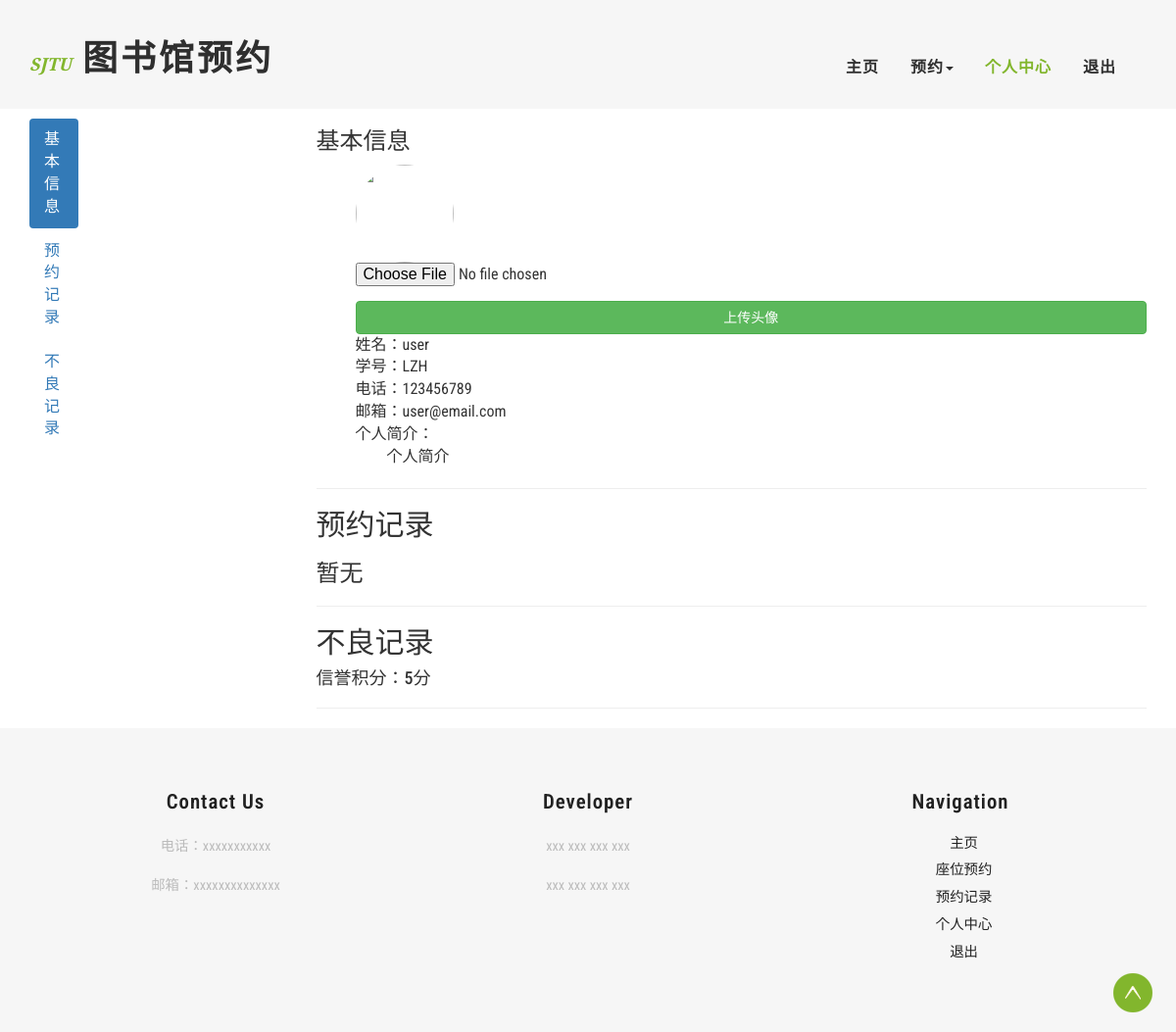
Screenshot of /center/personal_center/ (signed in) with the database file from the repository.
### Account_App/models.py (models this page shows, shortened)
class UserProf(models.Model):
    user = models.OneToOneField(User, on_delete=models.CASCADE)
    icon = models.ImageField(upload_to='icon', default='static/image/zhangzhe.jpg')  # 头像(有默认头像)
    credit = models.PositiveIntegerField(default=5)  # 信誉度
    introduction = models.TextField(default="个人简介")  # 个人简介
    name = models.CharField(default="user", max_length=20)  # 姓名
    student_number = models.CharField(max_length=12)  # 学号
    mailbox = models.EmailField(default="user@email.com")  # 邮箱
    phone_number = models.CharField(max_length=11)  # 电话号码
    record_id = models.TextField(editable=False)  # 预约记录
    phone = models.CharField(max_length=20, null=True)  # 电话
    class Meta:
        db_table = 'userprof'

### Center_App/views.py (the view)
# urls.py: path('personal_center/', views.personal_center, name='personal_center'),
def personal_center(request):
    try:
        user_id = request.session.get('user_id')*1
    except Exception:
        return redirect(reverse('account:user_login'))
    user_id = request.session.get('user_id')
    userprof = UserProf.objects.get(user_id=user_id)
    print(type(user_id))
    icon = userprof.icon
    if request.method == 'POST':
        icon = request.FILES.get('icon')
        userprof.icon = icon
        userprof.save()
    data = {
        'icon': '../../static/uploads/' + userprof.icon.url,
        'name': userprof.name,
        'student_number': userprof.student_number,
        'phone_number': userprof.phone_number,
        'mailbox': userprof.mailbox,
        'introduction': userprof.introduction,
        'record_id_new': None,  # 待完成
        'credit': userprof.credit
    }
    return render(request, 'main/personal_center.html', context=data)

### templates/main/personal_center.html (shortened to what this page needs)
{% extends 'base_main.html' %}
{% load static %}
{% block header %}
    <div class="banner">
        <div class="header">
            <div class="container">
                <div class="header-left">
                    <div class="w3layouts-logo">
                        <h1>
                            <a href="{% url 'center:homepage' %}"><span>SJTU</span> 图书馆预约 </a>
                        </h1>
                    </div>
                </div>
                <div class="header-right">
                    <div class="w3-header-bottom">
                        <div class="top-nav">
                            <nav class="navbar navbar-default">
                                <div class="collapse navbar-collapse" id="bs-example-navbar-collapse-1">
                                    <ul class="nav navbar-nav">
                                        <li><a href="{% url 'center:homepage' %}">主页</a></li>
                                        <li class=""><a href="#" class="dropdown-toggle hvr-bounce-to-bottom"
                                                        data-toggle="dropdown" role="button" aria-haspopup="true"
                                                        aria-expanded="false">预约<span class="caret"></span></a>
                                        </li>
                                        <li><a class="active" href={% url 'center:personal_center' %}>个人中心</a></li>
                                        <li><a href={% url 'account:logout' %}>退出</a></li>
                                    </ul>
                                    <div class="clearfix"></div>
                                </div>
                            </nav>
                        </div>
                        <div class="clearfix"></div>
                    </div>
                </div>
                <div class="clearfix"></div>
            </div>
        </div>
    </div>
{% endblock %}
{% block content %}
    <div class="container">
        <div class="row">
            <div class="col-xs-3" id="myScrollspy">
                <ul id="myAffix" class="nav nav-pills nav-stacked" data-spy="affix" data-offset-top="150">
                    <li class="active"><a href="#section-1">基本信息</a></li>
                    <li><a href="#section-2">预约记录</a></li>
                    <li><a href="#section-3">不良记录</a></li>
                </ul>
            </div>
            <div class="col-xs-9">
                <h3 id="section-1">基本信息</h3>
                <ol style="list-style: none">
                    <form method="post" enctype="multipart/form-data" action="{% url 'center:personal_center' %}">
                        <li>
                            <div style="width:100px;height:100px;border-radius:50px;overflow:hidden;">
                                <img src="{{ icon }} " width="100px" height="100px">
                            </div>
                            <div class="form-group">
                                <input name="icon" type="file" id="icon_input">
                            </div>
                            <button type="submit" class="btn btn-success btn-block">上传头像</button>
                        </li>
                    </form>
                    <li>姓名：{{ name }}</li>
                    <li>学号：{{ student_number }}</li>
                    <li>电话：{{ phone_number }}</li>
                    <li>邮箱：{{ mailbox }}</li>
                    <li>个人简介：<p style="text-indent:2em">{{ introduction }}</p></li>
                </ol>
                <hr>
                <h2 id="section-2">预约记录</h2>
                <h3>暂无</h3>
                <hr>
                <h2 id="section-3">不良记录</h2>
                <h4>信誉积分：{{ credit }}分</h4>
                <hr>
            </div>
        </div>
    </div>
{% endblock %}

### static/css/style.css (style rules this page uses)
body a { transition: 0.5s all; -webkit-transition: 0.5s all; -o-transition: 0.5s all; -moz-transition: 0.5s all; -ms-transition: 0.5s all; }
html, body { font-size: 100%; font-family: 'Roboto Condensed', sans-serif; }
body { background: #FFFFFF; }
.header { background: rgba(212, 212, 212, 0.21); padding: 1em 0; }
.header-left { float: left; }
.w3layouts-logo { margin: 1.5em 0 0 0; }
.w3layouts-logo h1 { margin: 0; }
.w3layouts-logo h1 a { color: #2f2f2f; font-size: 1em; text-decoration: none; font-weight: 900; font-family: 'Raleway', sans-serif; text-transform: uppercase; letter-spacing: 3px; }
.w3layouts-logo h1 a span { color: #82b62d; font-size: .5em; text-decoration: none; font-family: 'Crimson Text', serif; font-style: italic; font-weight: 600; text-transform: uppercase; letter-spacing: 0; }
.header-right { float: right; margin: 1.2em 0 0 0; }
.top-nav { padding: 1em 0; margin: .5em 0 0 0; float: left; }
.top-nav ul { padding: 0; margin: 0; }
.top-nav ul li { display: inline-block; margin: 0 1em; float: left; }
ul.nav.navbar-nav { float: right; }
.navbar-default { background: none; border: none; margin: 0; }
.navbar { min-height: 0; }
.top-nav ul li a { color: #2f2f2f !important; font-size: 1em; margin: 0; text-decoration: none; padding: 0; font-weight: 600; font-family: 'Roboto Condensed', sans-serif; letter-spacing: 1px; }
.top-nav ul li a.active { color: #82b62d !important; }

### templates/main/personal_center.html (style rules this page uses)
.nav-pills { width: 50px; }
.nav-pills.affix-top { top: 10px; position: absolute; }

### rows the page displays
UserProf: name "user", student_number "LZH", phone_number "123456789", mailbox "user@email.com", introduction "个人简介"

### other values shown
{{ credit }} "5"
